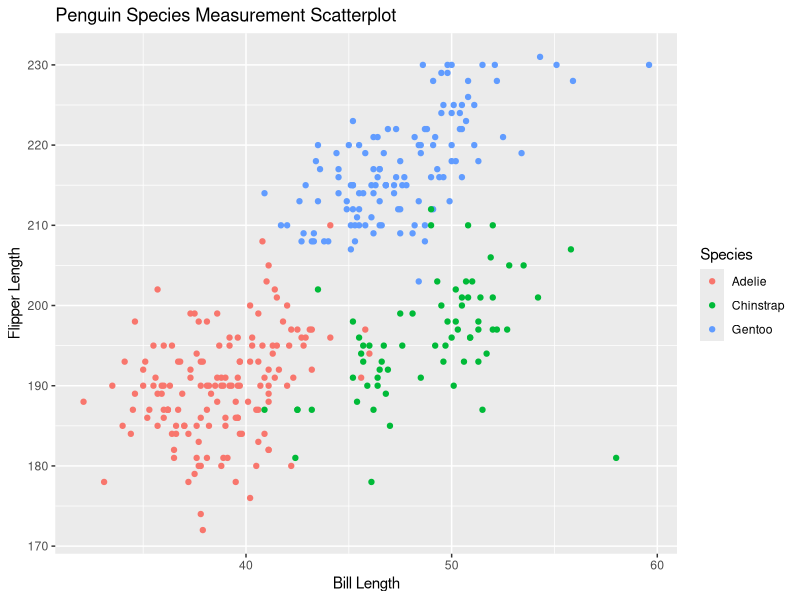
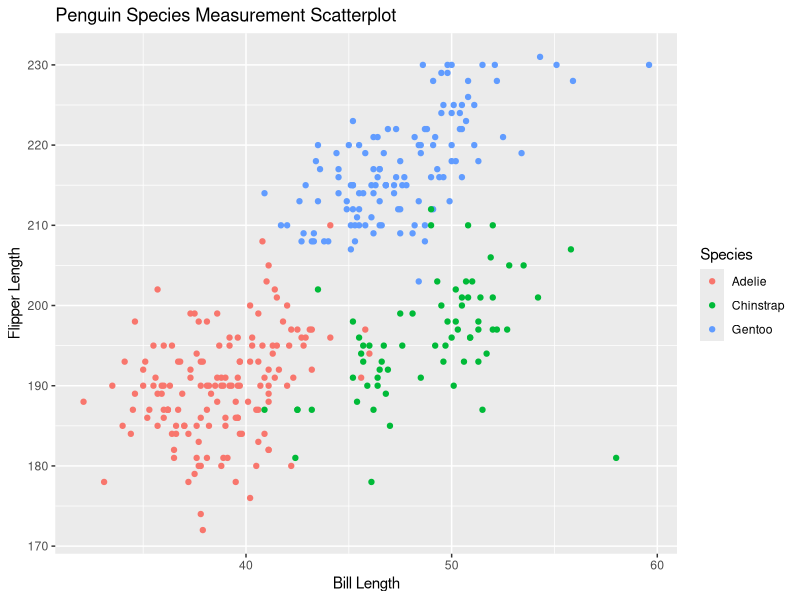

Write the R code that produced these figures, in order.
## ---- chunk 1
knitr::opts_chunk$set(echo = TRUE)
library(tidyverse)
## ---- chunk 2
data("penguins", package = "palmerpenguins")
## ---- chunk 3
penguins %>%
  ggplot(aes(x=bill_length_mm,
             y=flipper_length_mm,
             color=species)) +
  geom_point() +
  xlab("Bill Length") + 
  ylab("Flipper Length") +
  labs(color= "Species", title = "Penguin Species Measurement Scatterplot")

ggsave("p8105_hw1_kpp2126_penguinscatterplot.pdf")
## ---- chunk 4
p2_df = 
  tibble(
    p2_sample = rnorm(10),
    p2_sample_gtr0 = p2_sample > 0,
    p2_sample_ch = c("a", "b", "c", "d", "e", "f", "g", "h", "i", "j"),
    p2_sample_fct = factor(c("low","low","low","med","med","med","high","high","high","high"))
  )
## ---- chunk 5
p2_df %>%
  summarise(across(where(is.numeric), mean))

mean(pull(p2_df, p2_sample))
mean(pull(p2_df, p2_sample_gtr0))
mean(pull(p2_df, p2_sample_ch))
mean(pull(p2_df, p2_sample_fct))
## ---- chunk 6
p2_df %>%
  dplyr::mutate_at(c('p2_sample', 'p2_sample_gtr0', 'p2_sample_ch', 'p2_sample_fct'), as.numeric)

as.numeric(pull(p2_df, p2_sample))
as.numeric(pull(p2_df, p2_sample_gtr0))
as.numeric(pull(p2_df, p2_sample_ch))
as.numeric(pull(p2_df, p2_sample_fct))
